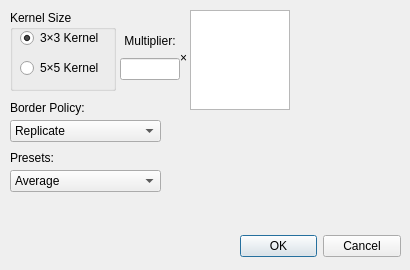
<?xml version="1.0" encoding="UTF-8"?>
<ui version="4.0">
 <class>DialogConvolve</class>
 <widget class="QDialog" name="DialogConvolve">
  <property name="geometry">
   <rect>
    <x>0</x>
    <y>0</y>
    <width>410</width>
    <height>270</height>
   </rect>
  </property>
  <property name="windowTitle">
   <string>Convolve with Kernel</string>
  </property>
  <widget class="QDialogButtonBox" name="buttonBox">
   <property name="geometry">
    <rect>
     <x>240</x>
     <y>230</y>
     <width>161</width>
     <height>32</height>
    </rect>
   </property>
   <property name="orientation">
    <enum>Qt::Horizontal</enum>
   </property>
   <property name="standardButtons">
    <set>QDialogButtonBox::Cancel|QDialogButtonBox::Ok</set>
   </property>
  </widget>
  <widget class="QTableWidget" name="kernelTableWidget">
   <property name="geometry">
    <rect>
     <x>190</x>
     <y>10</y>
     <width>100</width>
     <height>100</height>
    </rect>
   </property>
   <property name="styleSheet">
    <string notr="true">QHeaderView::section { background-color:#D3D3D3 }</string>
   </property>
   <property name="rowCount">
    <number>0</number>
   </property>
   <property name="columnCount">
    <number>0</number>
   </property>
  </widget>
  <widget class="QGroupBox" name="kernelSizeGroupBox">
   <property name="geometry">
    <rect>
     <x>10</x>
     <y>10</y>
     <width>106</width>
     <height>81</height>
    </rect>
   </property>
   <property name="title">
    <string>Kernel Size</string>
   </property>
   <widget class="QRadioButton" name="kernel3x3RadioButton">
    <property name="geometry">
     <rect>
      <x>10</x>
      <y>20</y>
      <width>91</width>
      <height>16</height>
     </rect>
    </property>
    <property name="text">
     <string>3×3 Kernel</string>
    </property>
    <property name="checked">
     <bool>true</bool>
    </property>
   </widget>
   <widget class="QRadioButton" name="kernel5x5RadioButton">
    <property name="geometry">
     <rect>
      <x>10</x>
      <y>50</y>
      <width>91</width>
      <height>16</height>
     </rect>
    </property>
    <property name="text">
     <string>5×5 Kernel</string>
    </property>
   </widget>
  </widget>
  <widget class="QLabel" name="xLabel">
   <property name="geometry">
    <rect>
     <x>180</x>
     <y>50</y>
     <width>16</width>
     <height>16</height>
    </rect>
   </property>
   <property name="text">
    <string>×</string>
   </property>
  </widget>
  <widget class="QWidget" name="layoutWidget">
   <property name="geometry">
    <rect>
     <x>120</x>
     <y>30</y>
     <width>60</width>
     <height>50</height>
    </rect>
   </property>
   <layout class="QVBoxLayout" name="verticalLayout">
    <item>
     <widget class="QLabel" name="multiplierLabel">
      <property name="text">
       <string>Multiplier:</string>
      </property>
      <property name="alignment">
       <set>Qt::AlignCenter</set>
      </property>
     </widget>
    </item>
    <item>
     <widget class="QLineEdit" name="multiplierLineEdit">
      <property name="alignment">
       <set>Qt::AlignCenter</set>
      </property>
     </widget>
    </item>
   </layout>
  </widget>
  <widget class="QComboBox" name="borderComboBox">
   <property name="geometry">
    <rect>
     <x>10</x>
     <y>120</y>
     <width>151</width>
     <height>22</height>
    </rect>
   </property>
   <item>
    <property name="text">
     <string>Replicate</string>
    </property>
   </item>
   <item>
    <property name="text">
     <string>Reflect</string>
    </property>
   </item>
   <item>
    <property name="text">
     <string>Reflect 101</string>
    </property>
   </item>
   <item>
    <property name="text">
     <string>Wrap</string>
    </property>
   </item>
  </widget>
  <widget class="QLabel" name="borderLabel">
   <property name="geometry">
    <rect>
     <x>10</x>
     <y>100</y>
     <width>91</width>
     <height>16</height>
    </rect>
   </property>
   <property name="text">
    <string>Border Policy:</string>
   </property>
  </widget>
  <widget class="QLabel" name="presetLabel">
   <property name="geometry">
    <rect>
     <x>10</x>
     <y>150</y>
     <width>71</width>
     <height>16</height>
    </rect>
   </property>
   <property name="text">
    <string>Presets:</string>
   </property>
  </widget>
  <widget class="QComboBox" name="comboBox">
   <property name="geometry">
    <rect>
     <x>10</x>
     <y>170</y>
     <width>151</width>
     <height>22</height>
    </rect>
   </property>
   <item>
    <property name="text">
     <string>Average</string>
    </property>
   </item>
   <item>
    <property name="text">
     <string>Emboss</string>
    </property>
   </item>
   <item>
    <property name="text">
     <string>Laplacian</string>
    </property>
   </item>
   <item>
    <property name="text">
     <string>Gaussian Blur 3×3</string>
    </property>
   </item>
   <item>
    <property name="text">
     <string>Gaussian Blur 5×5</string>
    </property>
   </item>
   <item>
    <property name="text">
     <string>PrewittX</string>
    </property>
   </item>
   <item>
    <property name="text">
     <string>PrewittY</string>
    </property>
   </item>
   <item>
    <property name="text">
     <string>Sharpen</string>
    </property>
   </item>
   <item>
    <property name="text">
     <string>SobelX</string>
    </property>
   </item>
   <item>
    <property name="text">
     <string>SobelY</string>
    </property>
   </item>
   <item>
    <property name="text">
     <string>Unsharp Masking 5×5</string>
    </property>
   </item>
  </widget>
 </widget>
 <resources/>
 <connections>
  <connection>
   <sender>buttonBox</sender>
   <signal>accepted()</signal>
   <receiver>DialogConvolve</receiver>
   <slot>accept()</slot>
   <hints>
    <hint type="sourcelabel">
     <x>248</x>
     <y>254</y>
    </hint>
    <hint type="destinationlabel">
     <x>157</x>
     <y>274</y>
    </hint>
   </hints>
  </connection>
  <connection>
   <sender>buttonBox</sender>
   <signal>rejected()</signal>
   <receiver>DialogConvolve</receiver>
   <slot>reject()</slot>
   <hints>
    <hint type="sourcelabel">
     <x>316</x>
     <y>260</y>
    </hint>
    <hint type="destinationlabel">
     <x>286</x>
     <y>274</y>
    </hint>
   </hints>
  </connection>
 </connections>
</ui>
